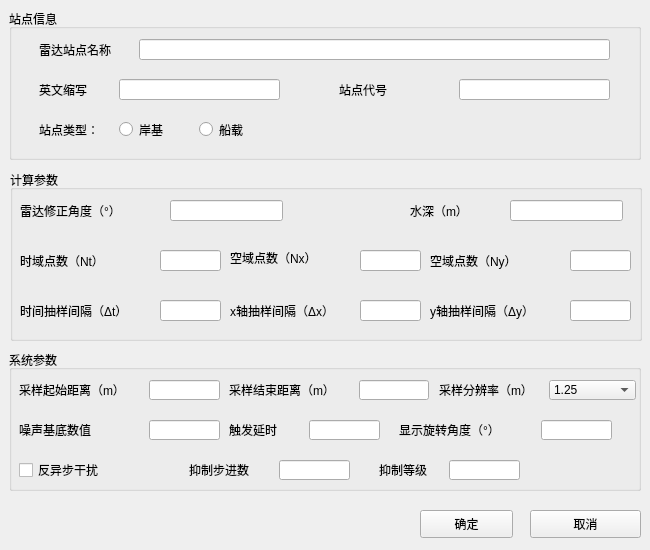
<?xml version="1.0" encoding="UTF-8"?>
<ui version="4.0">
 <class>system_set</class>
 <widget class="QWidget" name="system_set">
  <property name="geometry">
   <rect>
    <x>0</x>
    <y>0</y>
    <width>650</width>
    <height>550</height>
   </rect>
  </property>
  <property name="minimumSize">
   <size>
    <width>650</width>
    <height>420</height>
   </size>
  </property>
  <property name="maximumSize">
   <size>
    <width>650</width>
    <height>550</height>
   </size>
  </property>
  <property name="windowTitle">
   <string>系统设置</string>
  </property>
  <widget class="QGroupBox" name="groupBox">
   <property name="geometry">
    <rect>
     <x>9</x>
     <y>9</y>
     <width>632</width>
     <height>151</height>
    </rect>
   </property>
   <property name="title">
    <string>站点信息</string>
   </property>
   <widget class="QLabel" name="label_8">
    <property name="geometry">
     <rect>
      <x>30</x>
      <y>30</y>
      <width>101</width>
      <height>21</height>
     </rect>
    </property>
    <property name="text">
     <string>雷达站点名称</string>
    </property>
   </widget>
   <widget class="QLabel" name="label_9">
    <property name="geometry">
     <rect>
      <x>30</x>
      <y>70</y>
      <width>71</width>
      <height>21</height>
     </rect>
    </property>
    <property name="text">
     <string>英文缩写</string>
    </property>
   </widget>
   <widget class="QLabel" name="label_17">
    <property name="geometry">
     <rect>
      <x>30</x>
      <y>110</y>
      <width>71</width>
      <height>21</height>
     </rect>
    </property>
    <property name="text">
     <string>站点类型：</string>
    </property>
   </widget>
   <widget class="QLineEdit" name="Lineedit1">
    <property name="geometry">
     <rect>
      <x>130</x>
      <y>30</y>
      <width>471</width>
      <height>21</height>
     </rect>
    </property>
   </widget>
   <widget class="QLineEdit" name="Lineedit2">
    <property name="geometry">
     <rect>
      <x>110</x>
      <y>70</y>
      <width>161</width>
      <height>21</height>
     </rect>
    </property>
   </widget>
   <widget class="QLabel" name="label_18">
    <property name="geometry">
     <rect>
      <x>330</x>
      <y>70</y>
      <width>68</width>
      <height>21</height>
     </rect>
    </property>
    <property name="text">
     <string>站点代号</string>
    </property>
   </widget>
   <widget class="QLineEdit" name="Lineedit3">
    <property name="geometry">
     <rect>
      <x>450</x>
      <y>70</y>
      <width>151</width>
      <height>21</height>
     </rect>
    </property>
   </widget>
   <widget class="QRadioButton" name="check1">
    <property name="geometry">
     <rect>
      <x>110</x>
      <y>110</y>
      <width>110</width>
      <height>21</height>
     </rect>
    </property>
    <property name="text">
     <string>岸基</string>
    </property>
   </widget>
   <widget class="QRadioButton" name="check2">
    <property name="geometry">
     <rect>
      <x>190</x>
      <y>110</y>
      <width>110</width>
      <height>21</height>
     </rect>
    </property>
    <property name="text">
     <string>船载</string>
    </property>
   </widget>
  </widget>
  <widget class="QGroupBox" name="groupBox_2">
   <property name="geometry">
    <rect>
     <x>10</x>
     <y>170</y>
     <width>632</width>
     <height>171</height>
    </rect>
   </property>
   <property name="title">
    <string>计算参数</string>
   </property>
   <widget class="QLabel" name="label_7">
    <property name="geometry">
     <rect>
      <x>10</x>
      <y>30</y>
      <width>141</width>
      <height>21</height>
     </rect>
    </property>
    <property name="text">
     <string>雷达修正角度（°）</string>
    </property>
   </widget>
   <widget class="QLabel" name="label_10">
    <property name="geometry">
     <rect>
      <x>420</x>
      <y>130</y>
      <width>131</width>
      <height>21</height>
     </rect>
    </property>
    <property name="text">
     <string>y轴抽样间隔（Δy）</string>
    </property>
   </widget>
   <widget class="QLabel" name="label_11">
    <property name="geometry">
     <rect>
      <x>400</x>
      <y>30</y>
      <width>68</width>
      <height>21</height>
     </rect>
    </property>
    <property name="text">
     <string>水深（m）</string>
    </property>
   </widget>
   <widget class="QLabel" name="label_12">
    <property name="geometry">
     <rect>
      <x>420</x>
      <y>80</y>
      <width>121</width>
      <height>21</height>
     </rect>
    </property>
    <property name="text">
     <string>空域点数（Ny）</string>
    </property>
   </widget>
   <widget class="QLabel" name="label_13">
    <property name="geometry">
     <rect>
      <x>220</x>
      <y>80</y>
      <width>121</width>
      <height>15</height>
     </rect>
    </property>
    <property name="text">
     <string>空域点数（Nx）</string>
    </property>
   </widget>
   <widget class="QLabel" name="label_14">
    <property name="geometry">
     <rect>
      <x>10</x>
      <y>80</y>
      <width>121</width>
      <height>21</height>
     </rect>
    </property>
    <property name="text">
     <string>时域点数（Nt）</string>
    </property>
   </widget>
   <widget class="QLabel" name="label_15">
    <property name="geometry">
     <rect>
      <x>10</x>
      <y>130</y>
      <width>141</width>
      <height>21</height>
     </rect>
    </property>
    <property name="text">
     <string>时间抽样间隔（Δt）</string>
    </property>
   </widget>
   <widget class="QLabel" name="label_16">
    <property name="geometry">
     <rect>
      <x>220</x>
      <y>130</y>
      <width>131</width>
      <height>21</height>
     </rect>
    </property>
    <property name="text">
     <string>x轴抽样间隔（Δx）</string>
    </property>
   </widget>
   <widget class="QLineEdit" name="radar_correction_angle">
    <property name="geometry">
     <rect>
      <x>160</x>
      <y>30</y>
      <width>113</width>
      <height>21</height>
     </rect>
    </property>
   </widget>
   <widget class="QLineEdit" name="sampling_interval_time">
    <property name="geometry">
     <rect>
      <x>150</x>
      <y>130</y>
      <width>61</width>
      <height>21</height>
     </rect>
    </property>
   </widget>
   <widget class="QLineEdit" name="sampling_interval_x">
    <property name="geometry">
     <rect>
      <x>350</x>
      <y>130</y>
      <width>61</width>
      <height>21</height>
     </rect>
    </property>
   </widget>
   <widget class="QLineEdit" name="sampling_interval_y">
    <property name="geometry">
     <rect>
      <x>560</x>
      <y>130</y>
      <width>61</width>
      <height>21</height>
     </rect>
    </property>
   </widget>
   <widget class="QLineEdit" name="airspace_points_x">
    <property name="geometry">
     <rect>
      <x>350</x>
      <y>80</y>
      <width>61</width>
      <height>21</height>
     </rect>
    </property>
   </widget>
   <widget class="QLineEdit" name="airspace_points_y">
    <property name="geometry">
     <rect>
      <x>560</x>
      <y>80</y>
      <width>61</width>
      <height>21</height>
     </rect>
    </property>
   </widget>
   <widget class="QLineEdit" name="time_domain_points">
    <property name="geometry">
     <rect>
      <x>150</x>
      <y>80</y>
      <width>61</width>
      <height>21</height>
     </rect>
    </property>
   </widget>
   <widget class="QLineEdit" name="water_depth">
    <property name="geometry">
     <rect>
      <x>500</x>
      <y>30</y>
      <width>113</width>
      <height>21</height>
     </rect>
    </property>
   </widget>
  </widget>
  <widget class="QGroupBox" name="groupBox_3">
   <property name="geometry">
    <rect>
     <x>9</x>
     <y>350</y>
     <width>632</width>
     <height>141</height>
    </rect>
   </property>
   <property name="title">
    <string>系统参数</string>
   </property>
   <widget class="QLabel" name="label">
    <property name="geometry">
     <rect>
      <x>10</x>
      <y>30</y>
      <width>131</width>
      <height>20</height>
     </rect>
    </property>
    <property name="text">
     <string>采样起始距离（m）</string>
    </property>
   </widget>
   <widget class="QLabel" name="label_2">
    <property name="geometry">
     <rect>
      <x>220</x>
      <y>30</y>
      <width>131</width>
      <height>20</height>
     </rect>
    </property>
    <property name="text">
     <string>采样结束距离（m）</string>
    </property>
   </widget>
   <widget class="QLabel" name="label_3">
    <property name="geometry">
     <rect>
      <x>430</x>
      <y>30</y>
      <width>131</width>
      <height>20</height>
     </rect>
    </property>
    <property name="text">
     <string>采样分辨率（m）</string>
    </property>
   </widget>
   <widget class="QLabel" name="label_4">
    <property name="geometry">
     <rect>
      <x>10</x>
      <y>70</y>
      <width>101</width>
      <height>20</height>
     </rect>
    </property>
    <property name="text">
     <string>噪声基底数值</string>
    </property>
   </widget>
   <widget class="QLabel" name="label_5">
    <property name="geometry">
     <rect>
      <x>220</x>
      <y>70</y>
      <width>71</width>
      <height>20</height>
     </rect>
    </property>
    <property name="text">
     <string>触发延时</string>
    </property>
   </widget>
   <widget class="QLabel" name="label_6">
    <property name="geometry">
     <rect>
      <x>390</x>
      <y>70</y>
      <width>131</width>
      <height>20</height>
     </rect>
    </property>
    <property name="text">
     <string>显示旋转角度（°）</string>
    </property>
   </widget>
   <widget class="QLineEdit" name="edit1">
    <property name="geometry">
     <rect>
      <x>140</x>
      <y>30</y>
      <width>71</width>
      <height>20</height>
     </rect>
    </property>
   </widget>
   <widget class="QLineEdit" name="edit4">
    <property name="geometry">
     <rect>
      <x>140</x>
      <y>70</y>
      <width>71</width>
      <height>20</height>
     </rect>
    </property>
   </widget>
   <widget class="QLineEdit" name="edit5">
    <property name="geometry">
     <rect>
      <x>300</x>
      <y>70</y>
      <width>71</width>
      <height>20</height>
     </rect>
    </property>
   </widget>
   <widget class="QLineEdit" name="edit6">
    <property name="geometry">
     <rect>
      <x>532</x>
      <y>70</y>
      <width>71</width>
      <height>20</height>
     </rect>
    </property>
   </widget>
   <widget class="QLineEdit" name="edit2">
    <property name="geometry">
     <rect>
      <x>350</x>
      <y>30</y>
      <width>70</width>
      <height>20</height>
     </rect>
    </property>
   </widget>
   <widget class="QComboBox" name="combo">
    <property name="geometry">
     <rect>
      <x>540</x>
      <y>30</y>
      <width>87</width>
      <height>20</height>
     </rect>
    </property>
    <item>
     <property name="text">
      <string>1.25</string>
     </property>
    </item>
    <item>
     <property name="text">
      <string>2.5</string>
     </property>
    </item>
    <item>
     <property name="text">
      <string>3.75</string>
     </property>
    </item>
    <item>
     <property name="text">
      <string>5</string>
     </property>
    </item>
    <item>
     <property name="text">
      <string>6.25</string>
     </property>
    </item>
    <item>
     <property name="text">
      <string>7.5</string>
     </property>
    </item>
    <item>
     <property name="text">
      <string>10</string>
     </property>
    </item>
    <item>
     <property name="text">
      <string>15</string>
     </property>
    </item>
   </widget>
   <widget class="QCheckBox" name="AsynDisturb">
    <property name="geometry">
     <rect>
      <x>10</x>
      <y>110</y>
      <width>111</width>
      <height>20</height>
     </rect>
    </property>
    <property name="text">
     <string>反异步干扰</string>
    </property>
   </widget>
   <widget class="QLabel" name="label_19">
    <property name="geometry">
     <rect>
      <x>180</x>
      <y>110</y>
      <width>91</width>
      <height>20</height>
     </rect>
    </property>
    <property name="text">
     <string>抑制步进数</string>
    </property>
   </widget>
   <widget class="QLabel" name="label_21">
    <property name="geometry">
     <rect>
      <x>370</x>
      <y>110</y>
      <width>68</width>
      <height>20</height>
     </rect>
    </property>
    <property name="text">
     <string>抑制等级</string>
    </property>
   </widget>
   <widget class="QLineEdit" name="grade">
    <property name="geometry">
     <rect>
      <x>440</x>
      <y>110</y>
      <width>71</width>
      <height>20</height>
     </rect>
    </property>
   </widget>
   <widget class="QLineEdit" name="gatestep">
    <property name="geometry">
     <rect>
      <x>270</x>
      <y>110</y>
      <width>71</width>
      <height>20</height>
     </rect>
    </property>
   </widget>
  </widget>
  <widget class="QPushButton" name="confirm">
   <property name="geometry">
    <rect>
     <x>420</x>
     <y>510</y>
     <width>93</width>
     <height>28</height>
    </rect>
   </property>
   <property name="text">
    <string>确定</string>
   </property>
  </widget>
  <widget class="QPushButton" name="cancel">
   <property name="geometry">
    <rect>
     <x>530</x>
     <y>510</y>
     <width>111</width>
     <height>28</height>
    </rect>
   </property>
   <property name="text">
    <string>取消</string>
   </property>
  </widget>
 </widget>
 <resources/>
 <connections/>
</ui>
